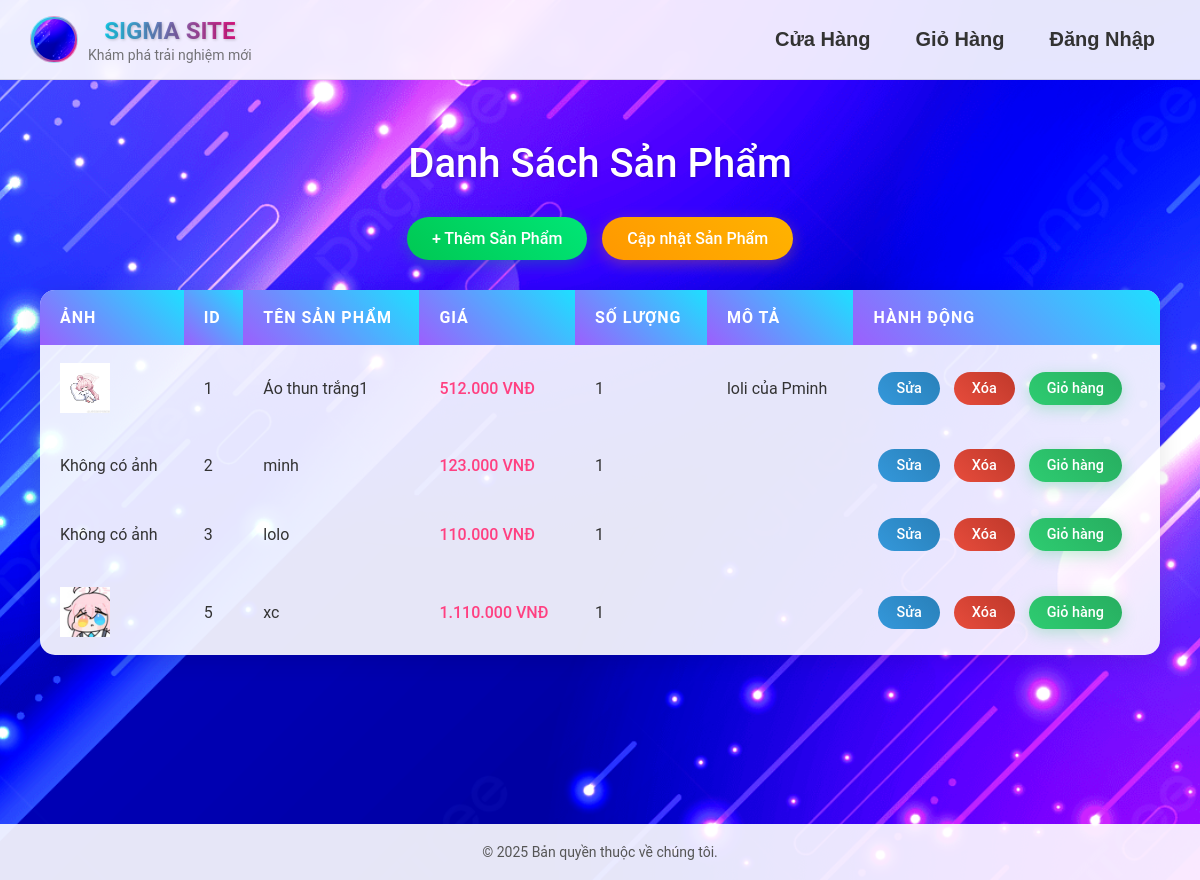
/products.php, run on the app's committed database.
### tables this page shows
CREATE TABLE `products` (
  `image` varchar(255) NOT NULL,
  `id` int(10) NOT NULL,
  `name` varchar(100) NOT NULL,
  `price` decimal(10,2) NOT NULL,
  `quantity` int(10) NOT NULL,
  `description` text DEFAULT NULL,
  `created_at` timestamp NOT NULL DEFAULT current_timestamp()
);

### products.php (the view, shortened to what this page needs)
<?php
include '../minh/config.php';
try {
    $stmt = $conn_store->query('SELECT * FROM products');
    $products = $stmt->fetchAll();
} catch (PDOException $e) {
    echo "Lỗi truy vấn: " . $e->getMessage();
    exit;
}
?>
<?php include 'header.php'; ?>
<div class="products-wrapper">
    <div class="container animate-in">
        <h1>Danh Sách Sản Phẩm</h1>
        <div class="action-buttons">
            <a href="create.php" class="btn btn-add">+ Thêm Sản Phẩm</a>
            <a href="update.php" class="btn btn-update">Cập nhật Sản Phẩm</a>
        </div>
        <div class="table-wrapper">
            <table>
                <thead>
                    <tr>
                        <th>Ảnh</th>
                        <th>ID</th>
                        <th>Tên Sản Phẩm</th>
                        <th>Giá</th>
                        <th>Số lượng</th>
                        <th>Mô tả</th>
                        <th>Hành Động</th>
                    </tr>
                </thead>
                <tbody>
                    <?php foreach ($products as $product): ?>
                        <tr>
                            <td>
                                <?php if ($product['image'] && file_exists($product['image'])): ?>
                                    <img src="<?php echo htmlspecialchars($product['image']); ?>" alt="<?php echo htmlspecialchars($product['name']); ?>" style="max-width: 50px; max-height: 50px;">
                                <?php else: ?>
                                    <span>Không có ảnh</span>
                                <?php endif; ?>
                            </td>
                            <td><?php echo $product['id']; ?></td>
                            <td><?php echo htmlspecialchars($product['name']); ?></td>
                            <td class="price"><?php echo number_format($product['price'], 0, ',', '.') . ' VNĐ'; ?></td>
                            <td><?php echo $product['quantity']; ?></td>
                            <td><?php echo htmlspecialchars($product['description'] ?? 'Không có mô tả'); ?></td>
                            <td>
                                <a href="edit.php?id=<?php echo $product['id']; ?>" class="btn btn-edit">Sửa</a>
                                <a href="delete.php?id=<?php echo $product['id']; ?>"
                                   class="btn btn-delete"
                                   onclick="return confirm('Bạn có chắc muốn xóa sản phẩm này?');">Xóa</a>
                                <a href="cart.php?id=<?php echo $product['id']; ?>"
                                   class="btn btn-cart"
                                   onclick="return confirm('Thêm sản phẩm có ID <?php echo $product['id']; ?> vào giỏ hàng?');">Giỏ hàng</a>
                            </td>
                        </tr>
                    <?php endforeach; ?>
                </tbody>
            </table>
        </div>
    </div>
</div>
<?php include 'footer.php'; ?>

### header.php (shortened to what this page needs)
<header>
    <div class="logo-container">
        <div class="logo">
            <img src="./images/pngtree-colorful-blue-purple-gradient-technology-future-sense-streamer-flashing-e-commerce-picture-image_1621913.jpg" alt="Logo">
        </div>
        <div class="web-title">
            <h1>SIGMA SITE</h1>
            <span class="intro-text">Khám phá trải nghiệm mới</span>
            <link href="styles.css" rel="stylesheet">
        </div>
    </div>
    <nav>
        <ul>
            <li><a href="products.php">Cửa Hàng</a></li>
            <li><a href="cart.php">Giỏ Hàng </a></li>
            <?php
            if (isset($_SESSION['user'])) {
                echo '<li><a href="logout.php">Đăng Xuất</a></li>';
            } else {
                echo '<li><a href="login.php">Đăng Nhập</a></li>';
            }
            ?>
        </ul>
    </nav>
</header>

### footer.php (shortened to what this page needs)
<footer>
        <p>© 2025 Bản quyền thuộc về chúng tôi.</p>
    </footer>
</body>
</html>

### styles.css (style rules this page uses)
* { margin: 0; padding: 0; box-sizing: border-box; font-family: 'Poppins', sans-serif; }
header { display: flex; justify-content: space-between; align-items: center; padding: 15px 30px; background: rgba(255, 255, 255, 0.9); backdrop-filter: blur(10px); border-bottom: 1px solid rgba(0, 0, 0, 0.1); position: sticky; top: 0; z-index: 1000; height: 80px; box-sizing: border-box; }
.logo-container { display: flex; align-items: center; gap: 10px; }
.logo { width: 48px; height: 47px; background: linear-gradient(135deg, #00eaff, #ff007a); border-radius: 30px; display: flex; align-items: center; justify-content: center; border: 1px solid rgba(255, 255, 255, 0.5); transition: transform 0.3s ease; }
.logo img { width: 41px; height: 41px; border-radius: 30px; object-fit: cover; }
.web-title { display: flex; flex-direction: column; }
.web-title h1 { font-size: 24px; font-weight: 600; background: linear-gradient(90deg, #00eaff, #ff007a); -webkit-background-clip: text; background-clip: text; color: transparent; margin: 0; padding-bottom: 2px; }
.intro-text { font-size: 14px; color: #555; opacity: 0.8; }
nav { background: rgba(255, 255, 255, 0.95); padding: 20px; border-radius: 12px; position: fixed; top: 0; right: -100%; height: 100%; width: 260px; transition: right 0.3s ease; }
nav ul { display: flex; flex-direction: column; gap: 25px; padding: 60px 20px; list-style: none; }
nav ul li a { color: #333; font-weight: 100; font-size: 20px; font-family: 'MIXONE', 'Arial', sans-serif; text-decoration: none; padding: 8px 15px; border-radius: 6px; transition: all 0.3s ease; }
@media (min-width: 769px) { nav { position: static; height: auto; width: auto; background: transparent; padding: 0; } }
@media (min-width: 769px) { nav ul { flex-direction: row; gap: 15px; padding: 0; list-style: none; } }
@media (min-width: 769px) { nav ul li a { font-weight: 700; } }
footer { text-align: center; padding: 20px; background: rgba(255, 255, 255, 0.9); position: fixed; bottom: 0; width: 100%; color: #555; font-size: 14px; }

### footer.php (style rules this page uses)
footer { text-align: center; padding: 20px; background: rgba(255, 255, 255, 0.9); position: fixed; bottom: 0; width: 100%; color: #555; font-size: 14px; }

### products.php (style rules this page uses)
* { margin: 0; padding: 0; box-sizing: border-box; font-family: 'Roboto', sans-serif; }
.products-wrapper { min-height: 100vh; padding: 40px 20px; }
.container { max-width: 1200px; margin: 0 auto; padding: 20px; }
.animate-in { opacity: 0; transform: translateY(20px); animation: fadeInUp 0.6s ease-in-out forwards; }
h1 { color: #fff; margin-bottom: 30px; text-align: center; font-size: 2.5em; font-weight: 500; text-shadow: 1px 1px 3px rgba(0, 0, 0, 0.2); }
.action-buttons { display: flex; justify-content: center; gap: 15px; margin-bottom: 30px; }
.btn { display: inline-flex; align-items: center; padding: 12px 25px; text-decoration: none; border-radius: 50px; transition: all 0.3s ease; font-weight: 500; color: white; }
.btn-add { background: linear-gradient(45deg, #00c853, #00e676); box-shadow: 0 4px 15px rgba(0, 200, 83, 0.3); }
.btn-update { background: linear-gradient(45deg, #ff9800, #ffb300); box-shadow: 0 4px 15px rgba(255, 152, 0, 0.3); }
.btn-cart { background: linear-gradient(45deg, #2ecc71, #27ae60); box-shadow: 0 4px 15px rgba(46, 204, 113, 0.3); padding: 8px 18px; margin: 0 5px; border-radius: 25px; color: white; font-size: 0.9em; }
.table-wrapper { background: rgba(255, 255, 255, 0.9); backdrop-filter: blur(5px); border-radius: 15px; box-shadow: 0 5px 25px rgba(0, 0, 0, 0.1); overflow: hidden; }
table { width: 100%; border-collapse: collapse; }
th, td { padding: 18px 20px; text-align: left; transition: all 0.3s ease; }
th { background: linear-gradient(45deg, #9c5ffd, #1de0ff); color: white; font-weight: 600; text-transform: uppercase; letter-spacing: 1px; }
tbody tr { transition: all 0.3s ease; }
.price { color: #ff4081; font-weight: 500; }
.btn-edit, .btn-delete { padding: 8px 18px; margin: 0 5px; border-radius: 25px; color: white; font-size: 0.9em; }
.btn-edit { background: linear-gradient(45deg, #3498db, #2980b9); }
.btn-delete { background: linear-gradient(45deg, #e74c3c, #c0392b); }

### data on the page
products: image (picture), id "1", name "Áo thun trắng1", price "512.000", quantity "1", description "loli của Pminh"
products: shows "Không có ảnh", id "2", name "minh", price "123.000", quantity "1"
products: shows "Không có ảnh", id "3", name "lolo", price "110.000", quantity "1"
products: image (picture), id "5", name "xc", price "1.110.000", quantity "1"
